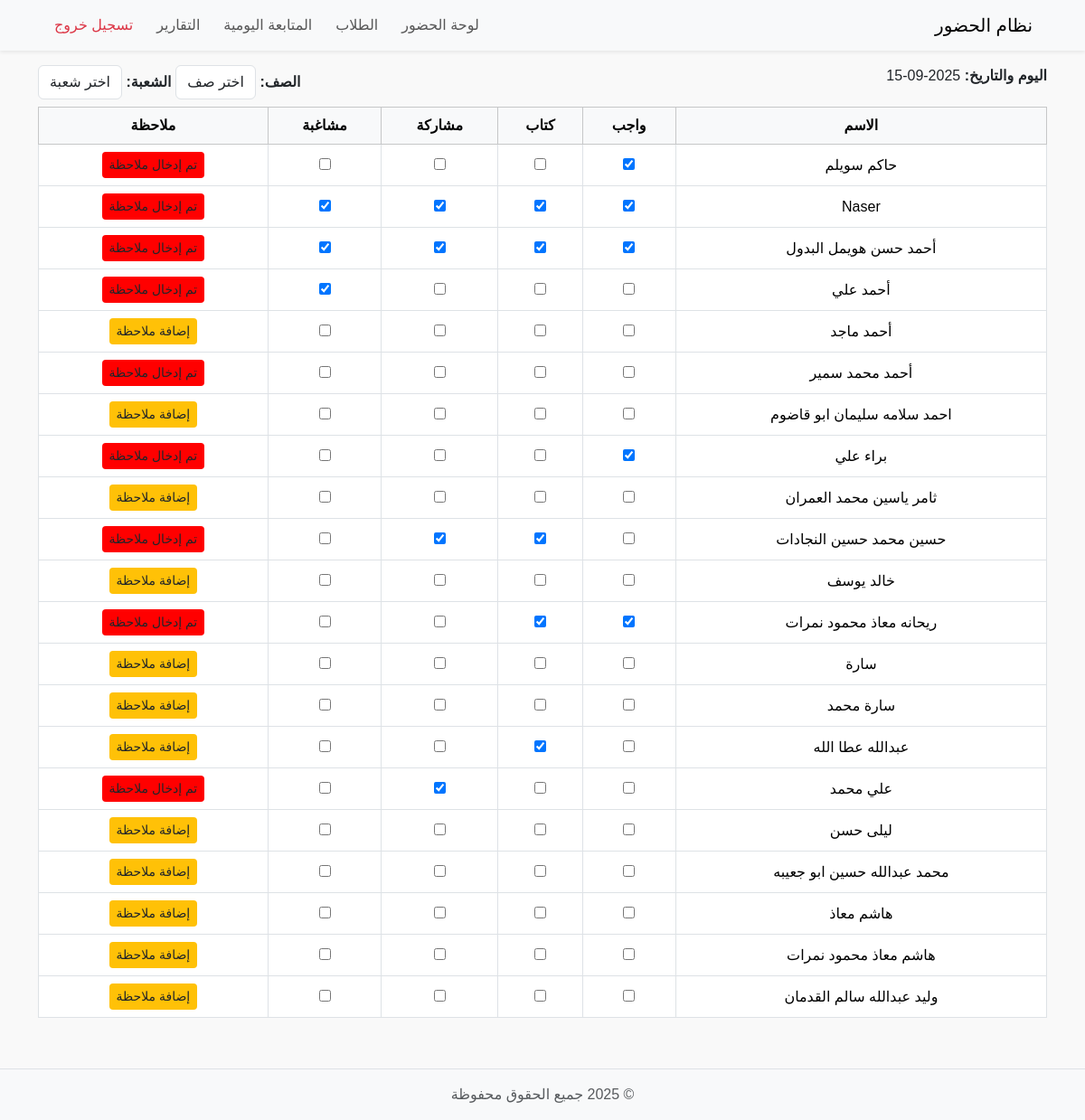
Before: /tracking (signed in) with the older database file.
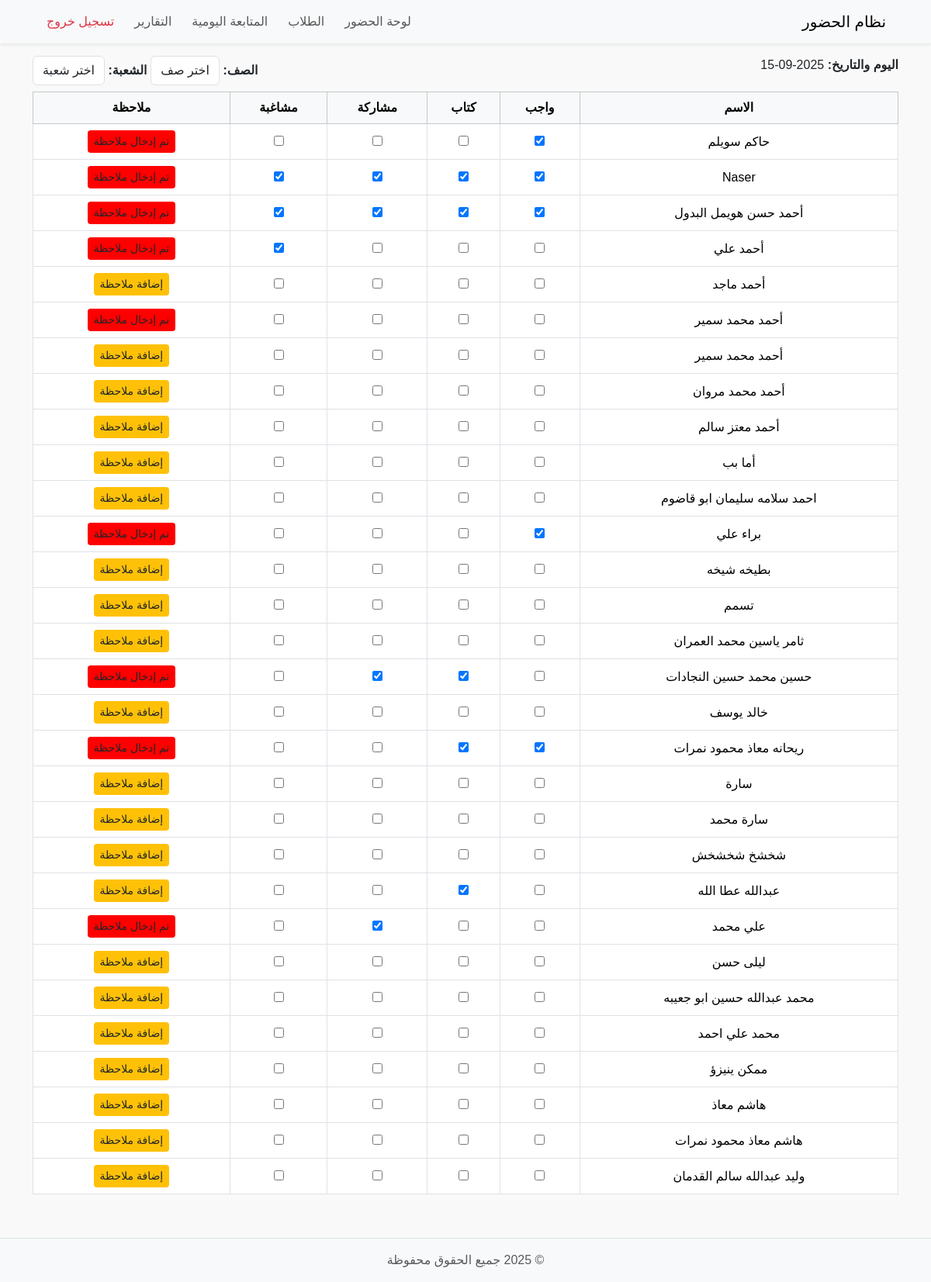
After: the same page with the newer database file.
### tables this page shows
CREATE TABLE students (
    id INTEGER PRIMARY KEY AUTOINCREMENT,
    student_name TEXT NOT NULL,
    username TEXT,
    password TEXT
, class_name TEXT, section TEXT);

CREATE TABLE student_tracking (
    id INTEGER PRIMARY KEY AUTOINCREMENT,
    student_id INTEGER NOT NULL,
    date TEXT NOT NULL,
    homework INTEGER DEFAULT 0,
    book INTEGER DEFAULT 0,
    participation INTEGER DEFAULT 0,
    misbehavior INTEGER DEFAULT 0,
    note TEXT,
    FOREIGN KEY(student_id) REFERENCES students(id)
);

### app.py (the view)
@app.route("/tracking")
@login_required
def tracking_page():
    conn = get_db_connection()
    today = date.today().isoformat()
    students = conn.execute("SELECT * FROM students ORDER BY student_name").fetchall()
    rows = conn.execute("SELECT * FROM student_tracking WHERE date=?", (today,)).fetchall()
    records = {r['student_id']: r for r in rows}
    conn.close()
    return render_template("tracking.html", students=students, records=records, today=today)

### app.py (called while the page is built)
def get_db_connection():
    conn = sqlite3.connect('attendance.db')
    conn.row_factory = sqlite3.Row
    return conn

def login_required(f):
    @wraps(f)
    def decorated_function(*args, **kwargs):
        if 'user' not in session:
            return redirect(url_for('login'))
        return f(*args, **kwargs)
    return decorated_function

### templates/tracking.html (shortened to what this page needs)
{% include 'partials/header.html' %}
{% include 'partials/navbar.html' %}
<div class="container my-3">
    <div class="d-flex justify-content-between mb-2">
        <div><strong>اليوم والتاريخ: </strong> {{ today }}</div>
        <div>
            <strong>الصف: </strong>
            <select id="classSelect" class="form-control d-inline-block w-auto">
                <option value="">اختر صف</option>
            </select>
            <strong>الشعبة: </strong>
            <select id="sectionSelect" class="form-control d-inline-block w-auto">
                <option value="">اختر شعبة</option>
            </select>
        </div>
    </div>
    <table class="table table-bordered" id="trackingTable">
        <thead class="table-light">
            <tr>
                <th>الاسم</th>
                <th>واجب</th>
                <th>كتاب</th>
                <th>مشاركة</th>
                <th>مشاغبة</th>
                <th>ملاحظة</th>
            </tr>
        </thead>
        <tbody>
            {% for student in students %}
            {% set rec = records.get(student.id, {}) %}
            <tr data-class="{{ student.class_name }}" data-section="{{ student.section }}">
                <td>{{ student.student_name }}</td>
                <td><input type="checkbox" class="track-checkbox" data-student="{{ student.id }}" data-field="homework" {% if rec.homework %}checked{% endif %}></td>
                <td><input type="checkbox" class="track-checkbox" data-student="{{ student.id }}" data-field="book" {% if rec.book %}checked{% endif %}></td>
                <td><input type="checkbox" class="track-checkbox" data-student="{{ student.id }}" data-field="participation" {% if rec.participation %}checked{% endif %}></td>
                <td><input type="checkbox" class="track-checkbox" data-student="{{ student.id }}" data-field="misbehavior" {% if rec.misbehavior %}checked{% endif %}></td>
                <td>
                    <button class="btn btn-sm btn-warning note-btn" data-student="{{ student.id }}" {% if rec.note %}style="background:red"{% endif %}>
                        {% if rec.note %}تم إدخال ملاحظة{% else %}إضافة ملاحظة{% endif %}
                    </button>
                </td>
            </tr>
            {% endfor %}
        </tbody>
    </table>
</div>
{% include 'partials/footer.html' %}

### templates/partials/header.html (shortened to what this page needs)
<!DOCTYPE html>
<html lang="ar">
<head>
    <link href="https://cdn.jsdelivr.net/npm/bootstrap@5.3.2/dist/css/bootstrap.min.css" rel="stylesheet">
    <link type="text/css" rel="stylesheet" href="https://cdn.jsdelivr.net/npm/jsgrid@1.5.3/dist/jsgrid.min.css" />
    <link type="text/css" rel="stylesheet" href="https://cdn.jsdelivr.net/npm/jsgrid@1.5.3/dist/jsgrid-theme.min.css" />
    <link rel="stylesheet" href="{{ url_for('static', filename='css/style.css') }}?v=1.0">
</head>
<body>

### templates/partials/navbar.html (shortened to what this page needs)
<nav class="navbar navbar-expand-lg navbar-light bg-light shadow-sm">
    <div class="container">
        <a class="navbar-brand" href="{{ url_for('dashboard') }}">نظام الحضور</a>
        <div class="collapse navbar-collapse" id="navbarNav">
            <ul class="navbar-nav me-auto mb-2 mb-lg-0">
                <li class="nav-item">
                    <a class="nav-link" href="{{ url_for('dashboard') }}">لوحة الحضور</a>
                </li>
                <li class="nav-item">
                    <a class="nav-link" href="{{ url_for('students') }}">الطلاب</a>
                </li>
                <li class="nav-item">
                    <a class="nav-link" href="{{ url_for('tracking_page') }}">المتابعة اليومية</a>
                </li>
                <li class="nav-item">
                    <a class="nav-link" href="{{ url_for('reports_page') }}">التقارير</a>
                </li>
                <li class="nav-item">
                    <a class="nav-link text-danger" href="{{ url_for('logout') }}">تسجيل خروج</a>
                </li>
            </ul>
        </div>
    </div>
</nav>

### templates/partials/footer.html (shortened to what this page needs)
<footer class="bg-light text-center text-muted py-3 mt-4 border-top">
    © 2025 جميع الحقوق محفوظة
</footer>
</body>
</html>

### static/css/style.css (style rules this page uses)
html, body { height: 100%; margin: 0; padding: 0; }
body { font-family: 'Tajawal', sans-serif; background-color: #f9f9f9; direction: rtl; text-align: right; display: flex; flex-direction: column; min-height: 100vh; }
.navbar { width: 100% !important; padding-left: 0 !important; padding-right: 0 !important; }
.navbar .nav-link { margin-left: 10px; }
table { width: 100%; border-collapse: collapse; direction: rtl; }
th, td { text-align: center; padding: 10px; vertical-align: middle; }
th { background-color: #f8f9fa; }
td button { min-width: 70px; margin: 0 2px; }
.btn-warning { background-color: #ffc107; border: none; color: #212529; }
footer { background-color: #f8f9fa; color: #6c757d; text-align: center; padding: 15px 0; border-top: 1px solid #dee2e6; width: 100%; margin-top: 50px; }

Changed rows visible on the page:
added students: student_name "أحمد محمد سمير", shows "إضافة ملاحظة"
added students: student_name "أحمد محمد مروان", shows "إضافة ملاحظة"
added students: student_name "أحمد معتز سالم", shows "إضافة ملاحظة"
added students: student_name "أما بب", shows "إضافة ملاحظة"
added students: student_name "بطيخه شيخه", shows "إضافة ملاحظة"
added students: student_name "تسمم", shows "إضافة ملاحظة"
added students: student_name "شخشخ شخشخش", shows "إضافة ملاحظة"
added students: student_name "محمد علي احمد", shows "إضافة ملاحظة"
added students: student_name "ممكن ينيزؤ", shows "إضافة ملاحظة"
